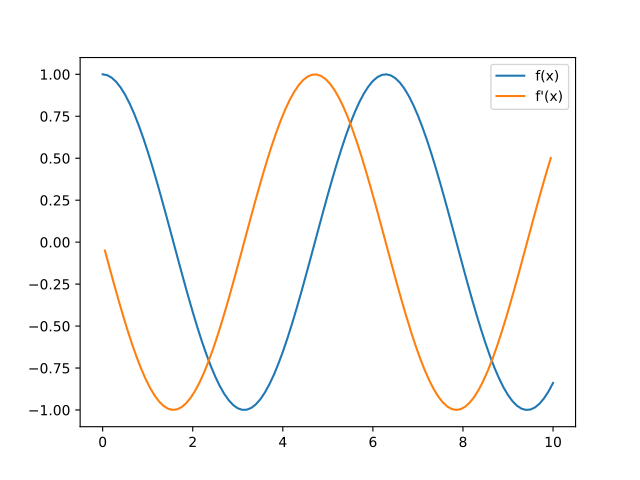

Write the Python code that produced this figure.
import numpy as np
import matplotlib.pyplot as plt

nbx = 101
x = np.linspace(0, 10, nbx)
y = np.cos(x)

# préparation des tableaux qui vont recevoir les valeurs
xnew = np.zeros(nbx-1)
yp = np.zeros(nbx-1)

# calcul des abscisses et des valeurs de la dérivée
for i in range(nbx-1): 
    xnew[i] = (x[i] + x[i+1]) / 2
    yp[i] = (y[i+1] - y[i]) / (x[i+1] - x[i])
    
plt.plot(x, y, label="f(x)")
plt.plot(xnew, yp, label="f'(x)")

plt.legend()
plt.show() 
